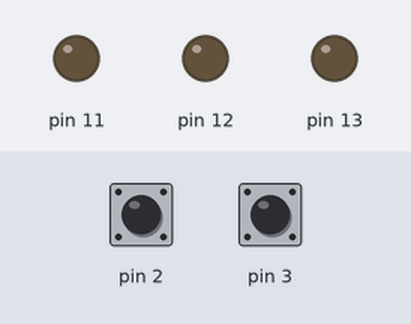
Simulated run of this sketch. Board: Arduino Uno, built with avr-gcc and run on an emulated ATmega328P. Parts: output pins drawn as LEDs (lit = HIGH). Dashed ring = blinking. Inputs (shaded band) come from the test bench; at power-on: pin 2 HIGH, pin 3 HIGH.

Above: at 1.2 s.
1.3 s: pin 2 pulled LOW for 0.15 s
At 2.1 s:
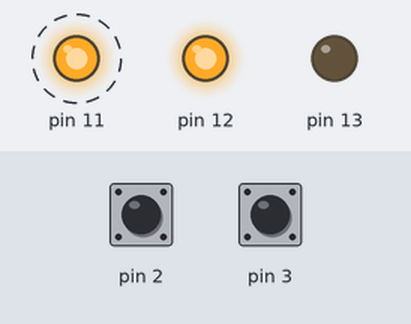
Timing chart, 0 to 10.4 s (numbered marks = the images above; inputs shaded):
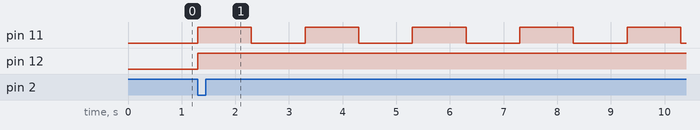

Measured:
- after the input at 1.3 s, pin 11: alternates HIGH for 1.0 s and LOW for 1.0 s, starting at once; pin 12: LOW → HIGH at once

The sketch:

2dos_ligado_tdos_blink_pullup.ino
```cpp
// C++ code
//
int buttonState1 = 0;
int buttonState2 = 0;
// *********alterar os tempos de dosagem
int tdos1 = 5000;
int tdos2 = 7000;
int nblink;
int i;

void setup()
{
  pinMode(2, INPUT_PULLUP);
  pinMode(3, INPUT_PULLUP);
  pinMode(13, OUTPUT);
  pinMode(12, OUTPUT);
  pinMode(11, OUTPUT);
}

void loop()
{
  // *********dosadora 1
  // read the state of the pushbutton 1
  buttonState1 = digitalRead(3);
  // define numero de blinks
  nblink = tdos1/1000;
  // check if pushbutton is pressed. if it is, the
  // button state is HIGH
  if (buttonState1 == LOW){
    digitalWrite(13, HIGH);	  //liga a dosadora 1
    for(i=1;i<=nblink;i++){
    	digitalWrite(11, HIGH);   // turn the LED on (HIGH is the voltage level)
    	delay(1000);
    	digitalWrite(11,LOW);
    	delay(1000);
    }

  } else {
    digitalWrite(13, LOW);
    digitalWrite(11, LOW);
  }
  // *********dosadora 2
  // read the state of the pushbutton 2
  buttonState2 = digitalRead(2);
  // define numero de blinks
  nblink = tdos2/1000;
  // check if pushbutton is pressed. if it is, the
  // button state is HIGH
  if (buttonState2 == LOW) {
    digitalWrite(12, HIGH);   //liga a dosadora 2
    for(i=1;i<=nblink;i++){
    	digitalWrite(11, HIGH);   // turn the LED on (HIGH is the voltage level)
    	delay(1000);
      	digitalWrite(11,LOW);
    	delay(1000);
    }
  } else {
    digitalWrite(12, LOW);
    digitalWrite(11, LOW);
  }
  delay(100); // Delay a little bit to improve simulation performance
}
```
